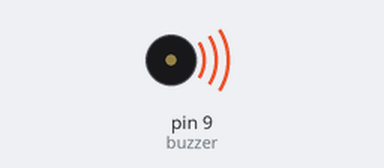
This sketch was run on a simulated Arduino Uno, built with avr-gcc and run on an emulated ATmega328P. Parts: buzzer (waves = sounding).

Above: at 0.5 s.
Timing chart, 0 to 4.6 s (numbered marks = the images above):
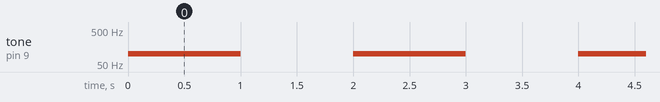

The sketch:

sketch_aug10b.ino
```cpp
/* Arduino tutorial - Buzzer / Piezo Speaker
   More info and circuit: http://www.ardumotive.com/how-to-use-a-buzzer-en.html
   Dev: Michalis Vasilakis // Date: 9/6/2015 // www.ardumotive.com */


const int buzzer = 9; //buzzer to arduino pin 9


void setup(){

  pinMode(buzzer, OUTPUT); // Set buzzer - pin 9 as an output

}

void loop(){

  tone(buzzer, 100); // Send 1KHz sound signal...
  delay(1000);        // ...for 1 sec
  noTone(buzzer);     // Stop sound...
  delay(1000);        // ...for 1sec

}
```

Measured:
- by itself, tone on pin 9 (buzzer): alternates 100 Hz for 1.0 s and silent for 1.0 s
